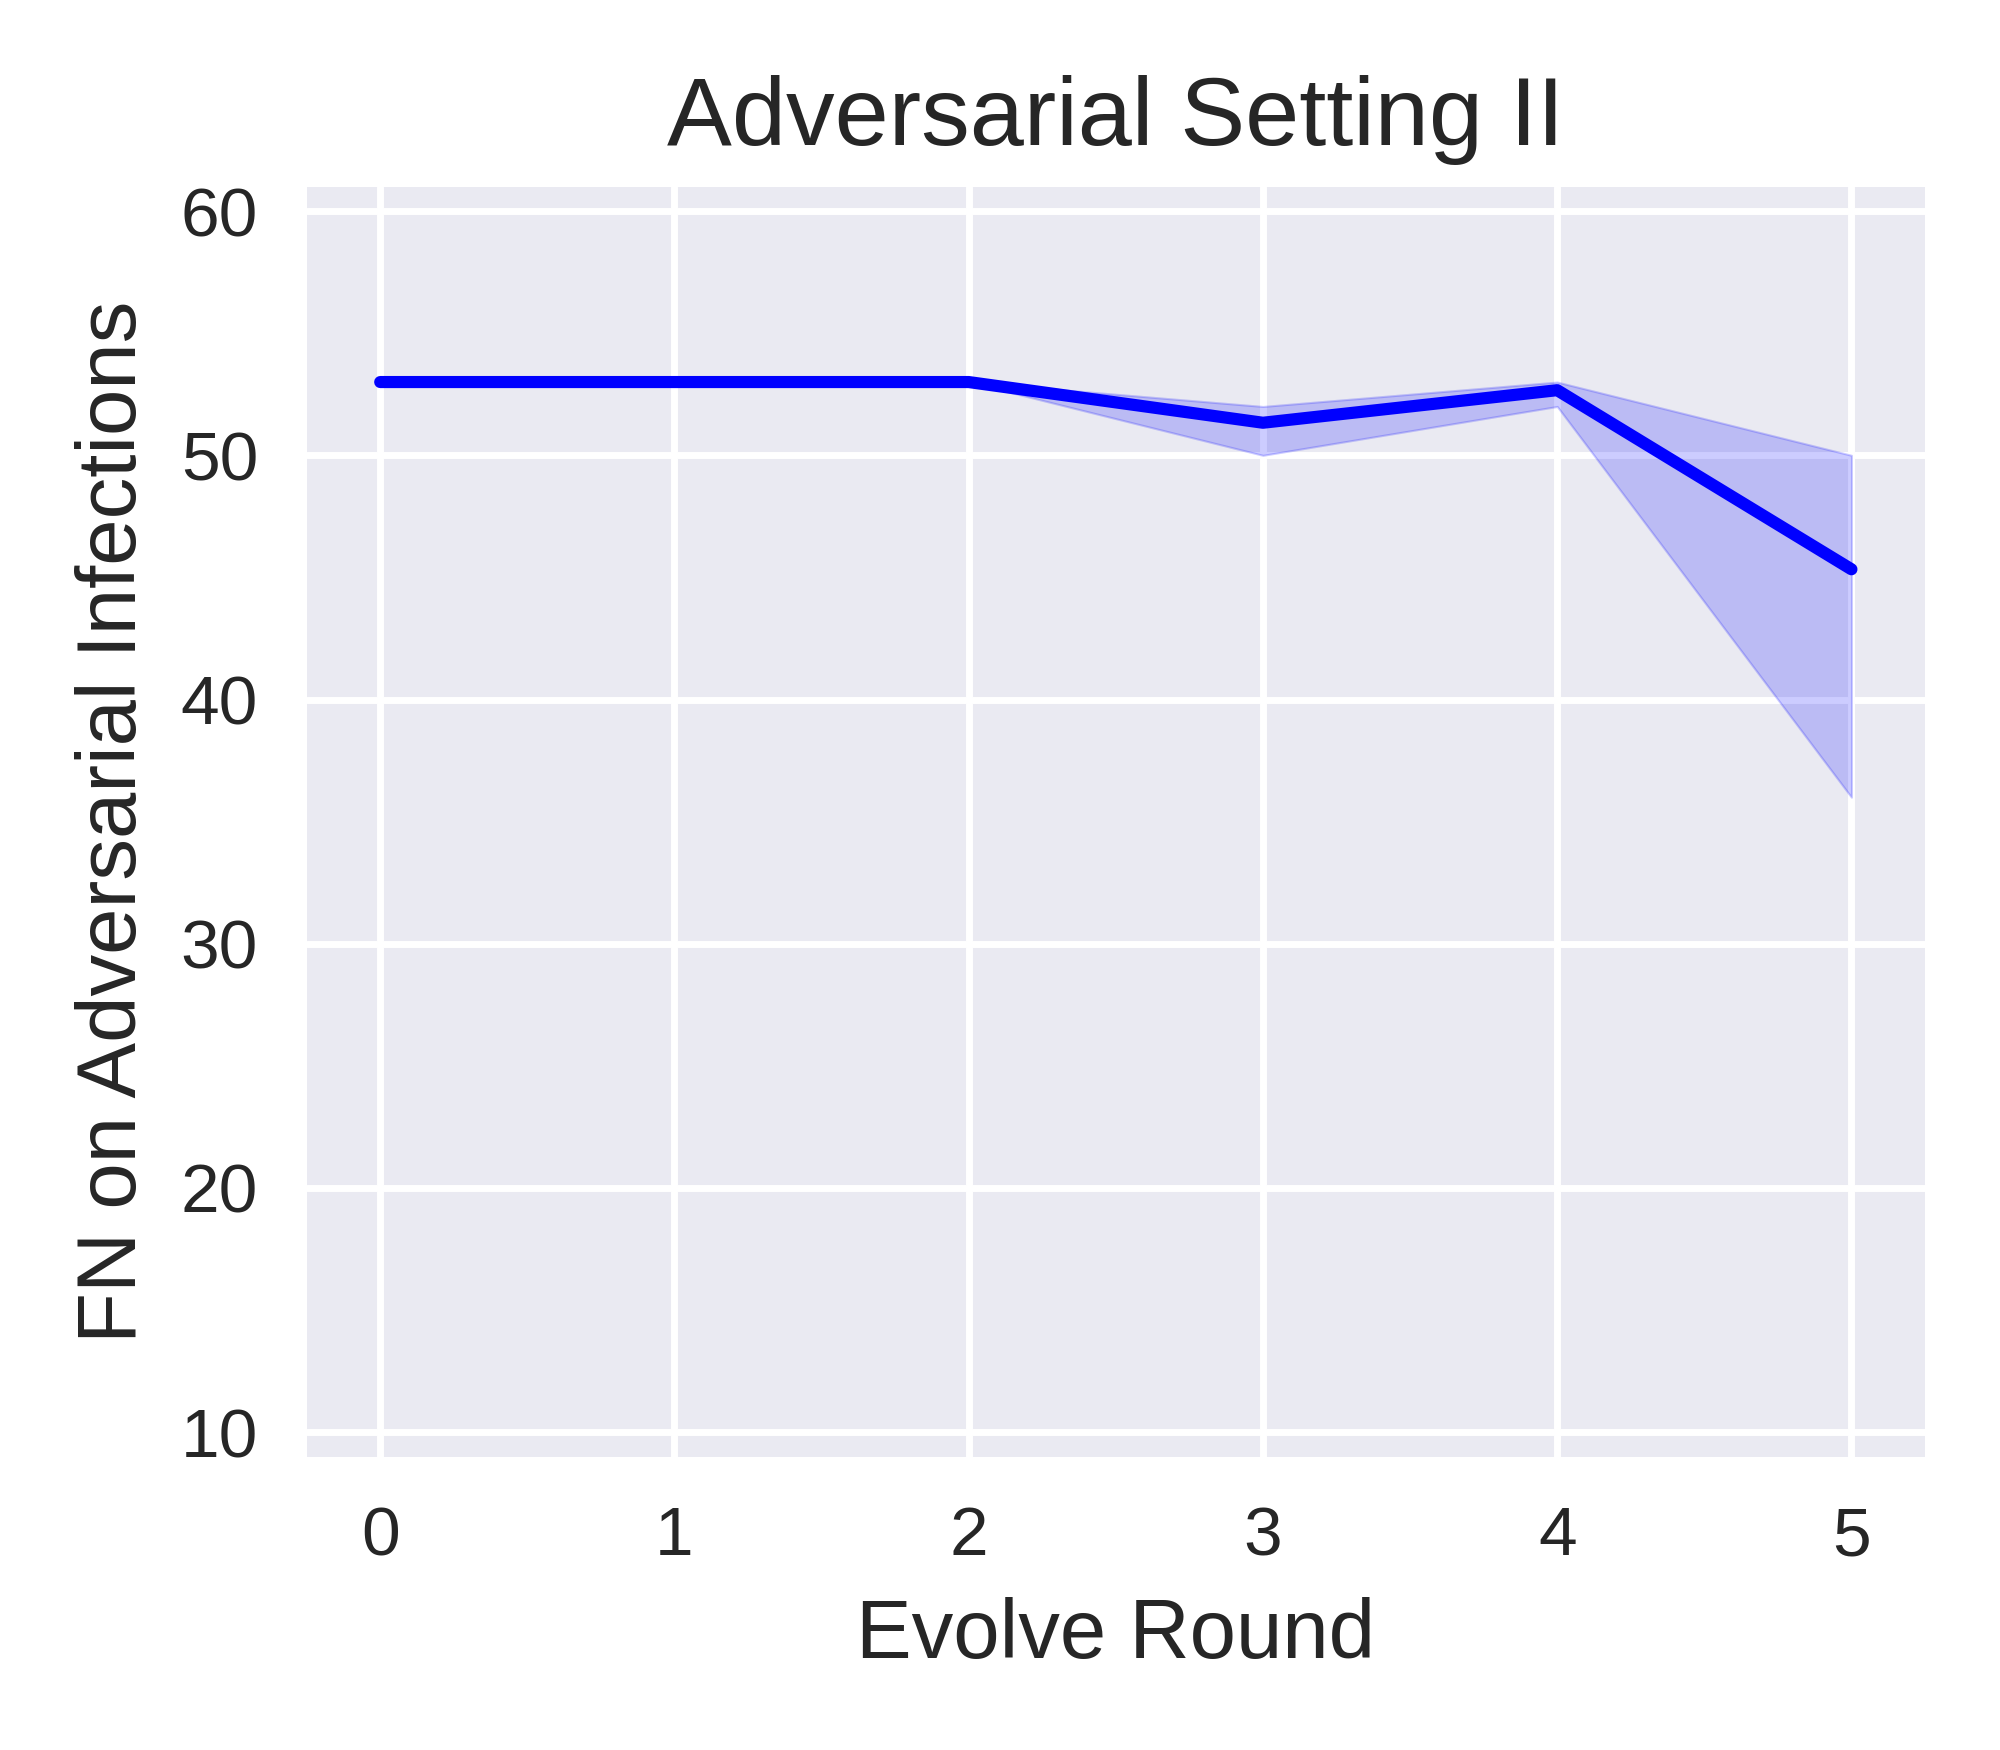

This figure's Python source:
import matplotlib.pyplot as plt
import pandas as pd
import seaborn as sns

advset2_rounds05_FN_on_advmal_file = pd.read_csv('adv_test_FN_list_advset2_round5_seed012.csv')
advset2_rounds05_FN_on_advmal_df = pd.DataFrame(advset2_rounds05_FN_on_advmal_file)

advset2_rounds05_FN_on_advmal_seed_0_df = advset2_rounds05_FN_on_advmal_df.drop(columns=['seed1','seed2'])  
advset2_rounds05_FN_on_advmal_seed_0_df.rename(columns={'seed0': 'FN'}, inplace=True)

advset2_rounds05_FN_on_advmal_seed_1_df = advset2_rounds05_FN_on_advmal_df.drop(columns=['seed0','seed2'])  
advset2_rounds05_FN_on_advmal_seed_1_df.rename(columns={'seed1': 'FN'}, inplace=True)

advset2_rounds05_FN_on_advmal_seed_2_df = advset2_rounds05_FN_on_advmal_df.drop(columns=['seed0','seed1'])  
advset2_rounds05_FN_on_advmal_seed_2_df.rename(columns={'seed2': 'FN'}, inplace=True)

print("advset2_rounds05_FN_on_advmal_df:\n",advset2_rounds05_FN_on_advmal_df)  
print("advset2_rounds05_FN_on_advmal_seed_0_df:\n",advset2_rounds05_FN_on_advmal_seed_0_df)  
print("advset2_rounds05_FN_on_advmal_seed_1_df:\n",advset2_rounds05_FN_on_advmal_seed_1_df)  
print("advset2_rounds05_FN_on_advmal_seed_2_df:\n",advset2_rounds05_FN_on_advmal_seed_2_df)  



advset2_rounds05_FN_on_advmal_merge_df = pd.concat([advset2_rounds05_FN_on_advmal_seed_0_df, advset2_rounds05_FN_on_advmal_seed_1_df, advset2_rounds05_FN_on_advmal_seed_2_df])
# advset2_rounds05_FN_on_advmal_merge_df = pd.concat([advset2_rounds05_FN_on_advmal_df, advset2_rounds05_FN_on_advmal_df, advset2_rounds05_FN_on_advmal_df])

print("advset2_rounds05_FN_on_advmal_merge_df:\n",advset2_rounds05_FN_on_advmal_merge_df)  

advset2_rounds05_FN_on_advmal_merge_df = advset2_rounds05_FN_on_advmal_merge_df.reset_index(drop=True)

print("advset2_rounds05_FN_on_advmal_merge_df:\n",advset2_rounds05_FN_on_advmal_merge_df)  


# sns.set_theme(style="darkgrid")
plt.style.use('seaborn') 
# plt.style.use('default') 
# plt.style.use('seaborn-deep') 

# plt.figure(figsize=(4, 3.5), dpi=500)
_, ax = plt.subplots(nrows=1, ncols=1, figsize=(4, 3.5), tight_layout=True, dpi=500) #dpi=100 分辨率


sns_plot=sns.lineplot(data=advset2_rounds05_FN_on_advmal_merge_df, x='round', y='FN', color='b')
ax.set_xlabel('Evolution Round', fontsize=12)
ax.set_ylabel('FN on Adversarial Infections', fontsize=12)
ax.set_title('Adversarial Setting II', fontsize=14); 
plt.ylim(9, 61)

savepath = f'/home/huan1932/ARIoTEDef/drawfigure/advset2/round05/FN-on-adv'
savename = f'line-shadow-figure-advset2-round05-FN-on-adv-seed012'
plt.savefig(fname=f'{savepath}/{savename}.png',dpi=500)
plt.close   
